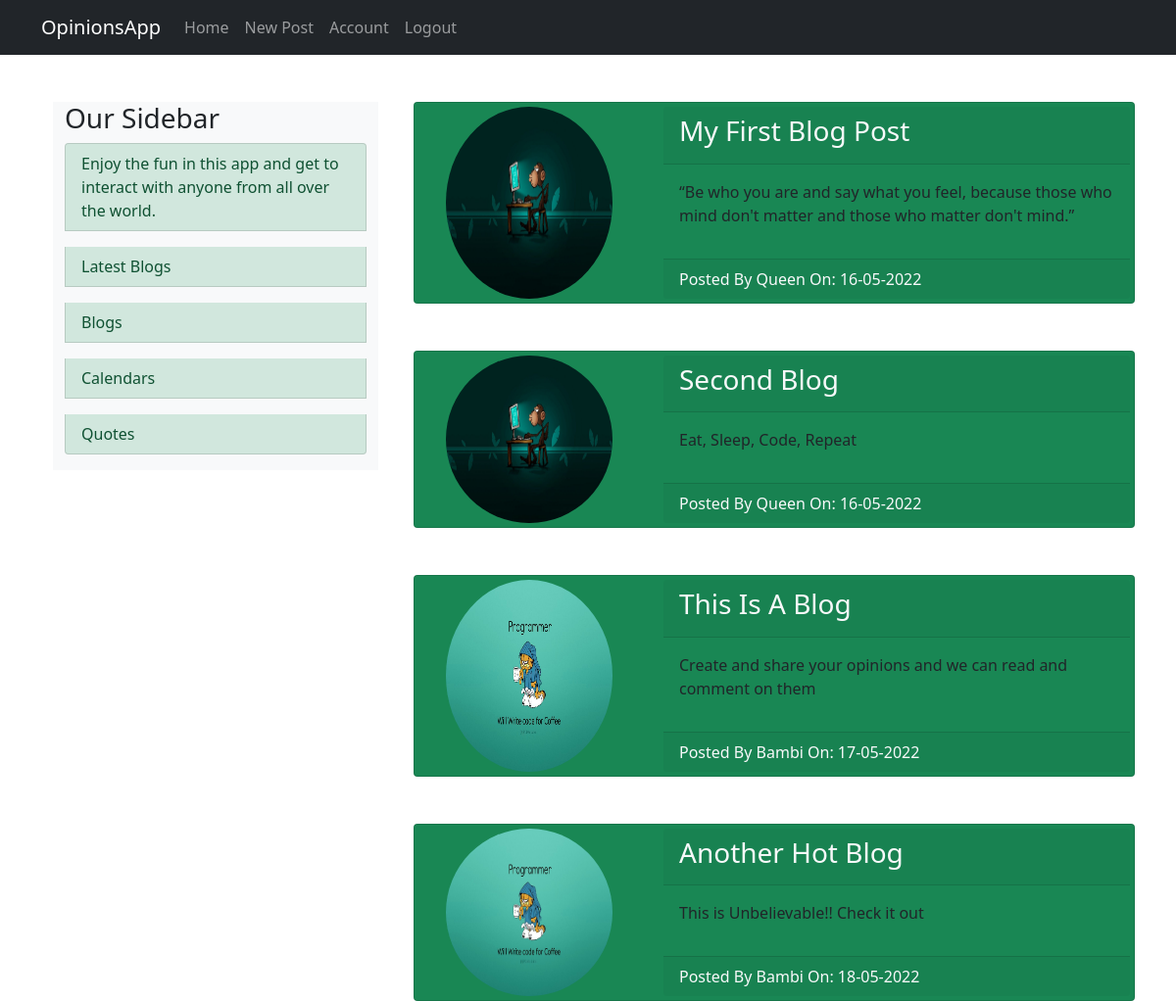
The app's page /home (signed in) with its own data.
### MyOpinionsApp/models.py (models this page shows, shortened)
class Post(db.Model):
    __tablename__ = 'post'
    id = db.Column(db.Integer, primary_key = True)
    title = db.Column(db.String(100), nullable = False)
    date_posted =  db.Column(db.DateTime, nullable = False, default = datetime.utcnow)
    content = db.Column(db.Text, nullable = False)
    user_id = db.Column(db.Integer, db.ForeignKey('user.id'), nullable = False)

class User(db.Model, UserMixin):
    __tablename__ = 'user'
    id = db.Column(db.Integer, primary_key = True)
    username = db.Column(db.String(20), unique = True, nullable = False)
    email = db.Column(db.String(120), unique = True, nullable = False)
    image_path = db.Column(db.String(20), nullable = False, default='default.jpg')
    password = db.Column(db.String(50), nullable = False)
    posts = db.relationship('Post', backref = 'author', lazy = True)

### MyOpinionsApp/routes.py (the view)
@app.route("/")
@app.route("/home")
def home():
    posts = Post.query.all()
    return render_template('home.html', posts = posts)

### MyOpinionsApp/models.py (called while the page is built)
@login_manager.user_loader
def load_user(user_id):
    return User.query.get(int(user_id))

### MyOpinionsApp/templates/home.html
{% extends "base.html" %}
{% block content %}
    {% for post in posts %}
    <div class="mt-3 ">
        <div class="card mt-5 p-1 bg-success">
            <div class="row">
                <div class="col-md-4 d-flex justify-content-center">
                    <img class="img-fluid w-75 rounded-circle" src="{{ url_for('static', filename = 'images/' + post.author.image_path) }}">
                </div>
                <div class="col-md-8">
                    <div class="card-header">
                        <h3><a class="text-light text-decoration-none" href="{{ url_for('post', post_id = post.id) }}">{{ post.title }}</a></h3>
                    </div>
                    <div class="card-body">
                        <p>{{ post.content }}</p>
                    </div>
                    <div class="card-footer text-light">
                        <span>Posted By {{ post.author.username }} On: {{ post.date_posted.strftime('%d-%m-%Y') }}</span>
                    </div>
                </div>
            </div>
        </div>
    </div>
    {% endfor %}
{% endblock%}

### records on screen
Post: image_path (picture), title "My First Blog Post", content "“Be who you are and say what you feel, because those who mind don't matter and those who matter don't mind.”", author.username "Queen", date_posted "16-05-2022"
Post: image_path (picture), title "Second Blog", content "Eat, Sleep, Code, Repeat", author.username "Queen", date_posted "16-05-2022"
Post: image_path (picture), title "This Is A Blog", content "Create and share your opinions and we can read and comment on them", author.username "Bambi", date_posted "17-05-2022"
Post: image_path (picture), title "Another Hot Blog", content "This is Unbelievable!! Check it out", author.username "Bambi", date_posted "18-05-2022"
